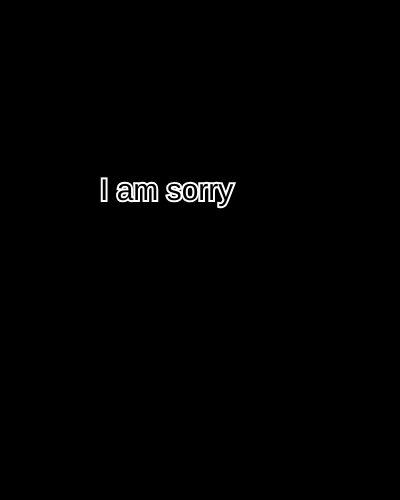
Frame 1 (no input)
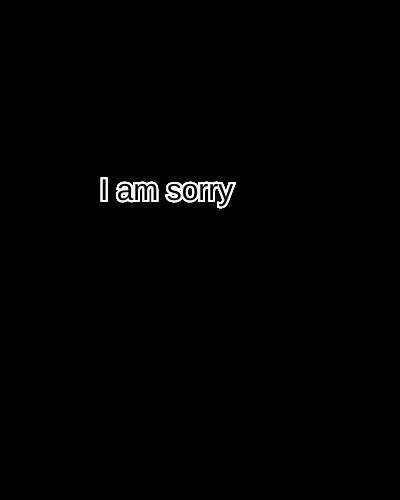
Frame 60 (no input)
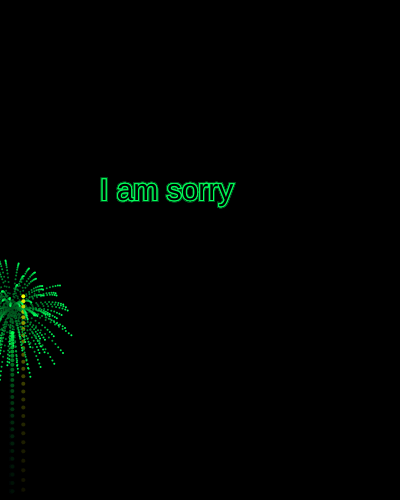
Frame 120 (the mouse pressed at the canvas centre since frame 60)

The p5.js sketch that drew these frames (run headless with seeded random() and noise() and a simulated clock; from frame 60 on, the mouse is pressed at the canvas centre):

// p5.js sketch
// ── sketch.js
var fireworks = [];
var gravity;

function setup() {
  createCanvas(400, 500);
  colorMode(HSB);
  gravity = createVector(0, 0.2);
  stroke(255);
  strokeWeight(4);
  background(0);
}

function draw() {
  colorMode(RGB);
  background(0, 0, 0, 25);

  if (random(1) < 0.03) {
    fireworks.push(new Firework());
  }

  textSize(30);
  text("I am sorry", 100, 200);


  for (var i = fireworks.length - 1; i >= 0; i--) {
    fireworks[i].update();
    fireworks[i].show();

    if (fireworks[i].done()) {
      fireworks.splice(i, 1);
    }
  }
}

// ── firework.js
function Firework() {
    this.hu = random(255);
    this.firework = new Particle(random(width), height, this.hu, true);
    this.exploded = false;
    this.particles = [];
  
    this.done = function() {
      if (this.exploded && this.particles.length === 0) {
        return true;
      } else {
        return false;
      }
    };
  
    this.update = function() {
      if (this.exploded === false) {
        this.firework.applyForce(gravity);
        this.firework.update();
  
        if (this.firework.vel.y >= 0) {
          this.exploded = true;
          this.explode();
        }
      }
  
      for (var i = this.particles.length - 1; i >= 0; i--) {
        this.particles[i].applyForce(gravity);
        this.particles[i].update();
  
        if (this.particles[i].done()) {
          this.particles.splice(i, 1);
        }
      }
    };
  
    this.explode = function() {
      for (var i = 0; i < 100; i++) {
        var p = new Particle(
          this.firework.pos.x,
          this.firework.pos.y,
          this.hu,
          false
        );
        this.particles.push(p);
      }
    };
  
    this.show = function() {
      if (!this.exploded) {
        this.firework.show();
      }
  
      for (var i = 0; i < this.particles.length; i++) {
        this.particles[i].show();
      }
    };
  }
// ── particle.js
function Particle(x, y, hu, firework) {
    this.pos = createVector(x, y);
    this.firework = firework;
    this.lifespan = 255;
    this.hu = hu;
    this.acc = createVector(0, 0);
  
    if (this.firework) {
      this.vel = createVector(0, random(-12, -8));
    } else {
      this.vel = p5.Vector.random2D();
      this.vel.mult(random(2, 10));
    }
  
    this.applyForce = function(force) {
      this.acc.add(force);
    };
  
    this.update = function() {
      if (!this.firework) {
        this.vel.mult(0.9);
        this.lifespan -= 4;
      }
  
      this.vel.add(this.acc);
      this.pos.add(this.vel);
      this.acc.mult(0);
    };
  
    this.done = function() {
      if (this.lifespan < 0) {
        return true;
      } else {
        return false;
      }
    };
  
    this.show = function() {
      colorMode(HSB);
  
      if (!this.firework) {
        strokeWeight(2);
        stroke(hu, 255, 255, this.lifespan);
      } else {
        strokeWeight(4);
        stroke(hu, 255, 255);
      }
  
      point(this.pos.x, this.pos.y);
    };
  }
